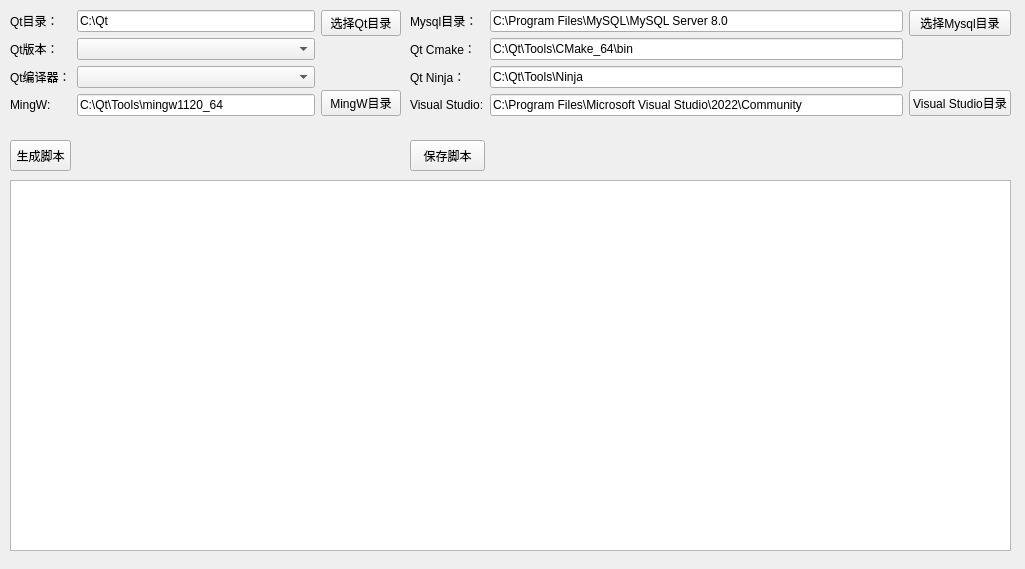
<?xml version="1.0" encoding="UTF-8"?>
<ui version="4.0">
 <class>Widget</class>
 <widget class="QWidget" name="Widget">
  <property name="geometry">
   <rect>
    <x>0</x>
    <y>0</y>
    <width>1025</width>
    <height>569</height>
   </rect>
  </property>
  <property name="windowTitle">
   <string>Widget</string>
  </property>
  <widget class="QPlainTextEdit" name="textPreView">
   <property name="geometry">
    <rect>
     <x>10</x>
     <y>180</y>
     <width>1001</width>
     <height>371</height>
    </rect>
   </property>
   <property name="plainText">
    <string/>
   </property>
  </widget>
  <widget class="QPushButton" name="pbtnGenerateScript">
   <property name="geometry">
    <rect>
     <x>10</x>
     <y>140</y>
     <width>61</width>
     <height>31</height>
    </rect>
   </property>
   <property name="text">
    <string>生成脚本</string>
   </property>
  </widget>
  <widget class="QWidget" name="layoutWidget">
   <property name="geometry">
    <rect>
     <x>10</x>
     <y>10</y>
     <width>391</width>
     <height>106</height>
    </rect>
   </property>
   <layout class="QHBoxLayout" name="horizontalLayout">
    <item>
     <layout class="QVBoxLayout" name="verticalLayout_6">
      <item>
       <widget class="QLabel" name="label">
        <property name="text">
         <string>Qt目录：</string>
        </property>
       </widget>
      </item>
      <item>
       <widget class="QLabel" name="label_7">
        <property name="text">
         <string>Qt版本：</string>
        </property>
       </widget>
      </item>
      <item>
       <widget class="QLabel" name="label_4">
        <property name="text">
         <string>Qt编译器：</string>
        </property>
       </widget>
      </item>
      <item>
       <widget class="QLabel" name="label_10">
        <property name="text">
         <string>MingW:</string>
        </property>
       </widget>
      </item>
     </layout>
    </item>
    <item>
     <layout class="QVBoxLayout" name="verticalLayout_5">
      <item>
       <widget class="QLineEdit" name="letQtPath">
        <property name="inputMask">
         <string/>
        </property>
        <property name="text">
         <string>C:\Qt</string>
        </property>
       </widget>
      </item>
      <item>
       <widget class="QComboBox" name="cbxQtVersion"/>
      </item>
      <item>
       <widget class="QComboBox" name="cbxQtBuilder"/>
      </item>
      <item>
       <widget class="QLineEdit" name="letMingW">
        <property name="inputMask">
         <string/>
        </property>
        <property name="text">
         <string>C:\Qt\Tools\mingw1120_64</string>
        </property>
       </widget>
      </item>
     </layout>
    </item>
    <item>
     <layout class="QVBoxLayout" name="verticalLayout_4">
      <item>
       <widget class="QPushButton" name="pbtnQtPath">
        <property name="text">
         <string>选择Qt目录</string>
        </property>
       </widget>
      </item>
      <item>
       <spacer name="verticalSpacer">
        <property name="orientation">
         <enum>Qt::Vertical</enum>
        </property>
        <property name="sizeHint" stdset="0">
         <size>
          <width>20</width>
          <height>40</height>
         </size>
        </property>
       </spacer>
      </item>
      <item>
       <widget class="QPushButton" name="pbtnMingW">
        <property name="text">
         <string>MingW目录</string>
        </property>
       </widget>
      </item>
     </layout>
    </item>
   </layout>
  </widget>
  <widget class="QWidget" name="layoutWidget">
   <property name="geometry">
    <rect>
     <x>410</x>
     <y>10</y>
     <width>601</width>
     <height>106</height>
    </rect>
   </property>
   <layout class="QHBoxLayout" name="horizontalLayout_2">
    <item>
     <layout class="QVBoxLayout" name="verticalLayout_3">
      <item>
       <widget class="QLabel" name="label_5">
        <property name="text">
         <string>Mysql目录：</string>
        </property>
       </widget>
      </item>
      <item>
       <widget class="QLabel" name="label_2">
        <property name="text">
         <string>Qt Cmake：</string>
        </property>
       </widget>
      </item>
      <item>
       <widget class="QLabel" name="label_3">
        <property name="text">
         <string>Qt Ninja：</string>
        </property>
       </widget>
      </item>
      <item>
       <widget class="QLabel" name="label_9">
        <property name="text">
         <string>Visual Studio:</string>
        </property>
       </widget>
      </item>
     </layout>
    </item>
    <item>
     <layout class="QVBoxLayout" name="verticalLayout_2">
      <item>
       <widget class="QLineEdit" name="letMysqlPath">
        <property name="inputMask">
         <string/>
        </property>
        <property name="text">
         <string>C:\Program Files\MySQL\MySQL Server 8.0</string>
        </property>
       </widget>
      </item>
      <item>
       <widget class="QLineEdit" name="letQtCmake">
        <property name="inputMask">
         <string/>
        </property>
        <property name="text">
         <string>C:\Qt\Tools\CMake_64\bin</string>
        </property>
       </widget>
      </item>
      <item>
       <widget class="QLineEdit" name="letNinja">
        <property name="text">
         <string>C:\Qt\Tools\Ninja</string>
        </property>
       </widget>
      </item>
      <item>
       <widget class="QLineEdit" name="letVisualStudio">
        <property name="inputMask">
         <string/>
        </property>
        <property name="text">
         <string>C:\Program Files\Microsoft Visual Studio\2022\Community</string>
        </property>
       </widget>
      </item>
     </layout>
    </item>
    <item>
     <layout class="QVBoxLayout" name="verticalLayout">
      <item>
       <widget class="QPushButton" name="pbtnMysqlPath">
        <property name="text">
         <string>选择Mysql目录</string>
        </property>
       </widget>
      </item>
      <item>
       <spacer name="verticalSpacer_2">
        <property name="orientation">
         <enum>Qt::Vertical</enum>
        </property>
        <property name="sizeHint" stdset="0">
         <size>
          <width>20</width>
          <height>40</height>
         </size>
        </property>
       </spacer>
      </item>
      <item>
       <widget class="QPushButton" name="pbtnVisualStudio">
        <property name="text">
         <string>Visual Studio目录</string>
        </property>
       </widget>
      </item>
     </layout>
    </item>
   </layout>
  </widget>
  <widget class="QLabel" name="lableNotify">
   <property name="geometry">
    <rect>
     <x>80</x>
     <y>140</y>
     <width>331</width>
     <height>31</height>
    </rect>
   </property>
   <property name="text">
    <string/>
   </property>
  </widget>
  <widget class="QPushButton" name="pbtnSaveText">
   <property name="geometry">
    <rect>
     <x>410</x>
     <y>140</y>
     <width>75</width>
     <height>31</height>
    </rect>
   </property>
   <property name="text">
    <string>保存脚本</string>
   </property>
  </widget>
 </widget>
 <resources/>
 <connections/>
</ui>
